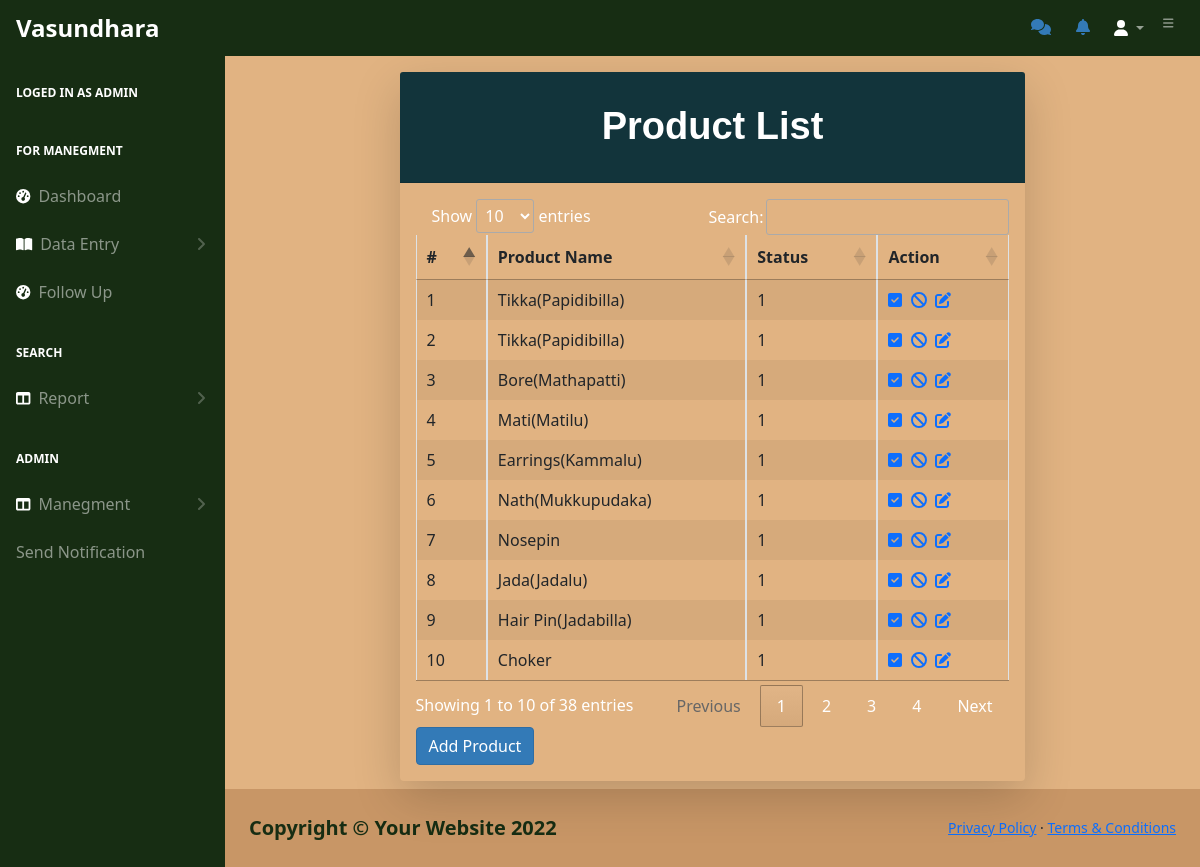
Screenshot of /prodread.php (signed in) with the database file from the repository.
### tables this page shows
CREATE TABLE `product` (
  `id` int NOT NULL AUTO_INCREMENT,
  `name` varchar(50) DEFAULT NULL,
  `status` int DEFAULT '1',
  PRIMARY KEY (`id`)
);

### prodread.php (the view, shortened to what this page needs)
<!DOCTYPE html>
<html lang="en">
<head>
    <link href="https://cdn.jsdelivr.net/npm/simple-datatables@latest/dist/style.css" rel="stylesheet" />
    <link href="css/styles.css" rel="stylesheet" />
</head>
<body>
    <?php
 require_once "navbar.php";
    ?>
    <div id="layoutSidenav_content">
        <div id="layoutAuthentication_content">
            <main>
                <div class="container">
                    <div class="row justify-content-center">
                        <div class="col-lg-8">
                            <div class="card shadow-lg text-white border-0 rounded-lg mt-3 mb-2" style="width: auto;">
                                <div class="card-header">
                                    <h3 class="text-center font-weight-light text-info my-4">Product List</h3>
                                </div>
                                <div class="card-body">
                                    <?php
                                    require_once "config.php";
                                    $sql = "SELECT * FROM product;";
                                    if ($result = mysqli_query($link, $sql)) {
                                        if (mysqli_num_rows($result) > 0) {
                                            echo '<div id="myTableWrapper">';
                                            echo '<table class="table table-bordered table-striped table-sm" cellspacing="0" width="100%">';
                                            echo '<thead class="thead-dark">';
                                            echo "<tr >";
                                            echo "<th>#</th>";
                                            echo "<th>Product Name</th>";
                                            echo "<th>Status</th>";
                                            echo "<th>Action</th>";
                                            echo "</tr>";
                                            echo "</thead>";
                                            echo "<tbody>";
                                            while ($row = mysqli_fetch_array($result)) {
                                                echo "<tr>";
                                                echo "<td>" . $row['id'] . "</td>";
                                                echo "<td>" . $row['name'] . "</td>";
                                                echo "<td>" . $row['status'] . "</td>";
                                                echo "<td>";
                                                echo '<a href="ajax.php?prde=' . $row['id'] . '" title="Enable user" data-toggle="tooltip"><span class="fa fa-check-square"></span></a>';
                                                echo '&nbsp&nbsp<a href="ajax.php?prdd=' . $row['id'] . '" class="mr-3" title="Disable user" data-toggle="tooltip"><span class="fa fa-ban"></span></a>';
                                                echo '&nbsp&nbsp<a href="updatepro.php?uid=' . $row['id'] . '" class="mr-3" title="Update User" data-toggle="tooltip"><span class="fa fa-edit"></span></a>';
                                                echo "</td>";
                                                echo "</tr>";
                                            }
                                            echo "</tbody>";
                                            echo "</table>";
                                            echo '</div>';
                                            echo '<link rel="stylesheet" type="text/css" href="https://cdn.datatables.net/1.13.2/css/jquery.dataTables.css">';
                                        } else {
                                            echo '<div class="alert alert-danger"><em>No records were found.</em></div>';
                                        }
                                    } else {
                                        echo "Oops! Something went wrong. Please try again later.";
                                    }
                                    ?>
                                    <a class="btn btn-primary" href="addprod.php" role="button">Add Product</a>
                                </div>
                            </div>
                        </div>
                    </div>
                </div>
            </main>
        </div>
        <div id="layoutAuthentication_footer">
            <footer class="py-4 bg-black mt-auto">
                <div class="container-fluid px-4">
                    <div class="d-flex align-items-center justify-content-between small">
                        <div class="text-muted">Copyright &copy; Your Website 2022</div>
                        <div>
                            <a href="#">Privacy Policy</a>
                            &middot;
                            <a href="#">Terms &amp; Conditions</a>
                        </div>
                    </div>
                </div>
            </footer>
        </div>
    </div>
</body>
</html>

### navadmn.php (style rules this page uses)
.btn-primary { background-color: #ff7675; border-color: #ff7675; }
body { background-color: #eee }

### rows the page displays
product: id "1", name "Tikka(Papidibilla)", status "1"
product: id "2", name "Tikka(Papidibilla)", status "1"
product: id "3", name "Bore(Mathapatti)", status "1"
product: id "4", name "Mati(Matilu)", status "1"
product: id "5", name "Earrings(Kammalu)", status "1"
product: id "6", name "Nath(Mukkupudaka)", status "1"
product: id "7", name "Nosepin", status "1"
product: id "8", name "Jada(Jadalu)", status "1"
product: id "9", name "Hair Pin(Jadabilla)", status "1"
product: id "10", name "Choker", status "1"

### other values shown
$_SESSION["username"] "ADMIN"
